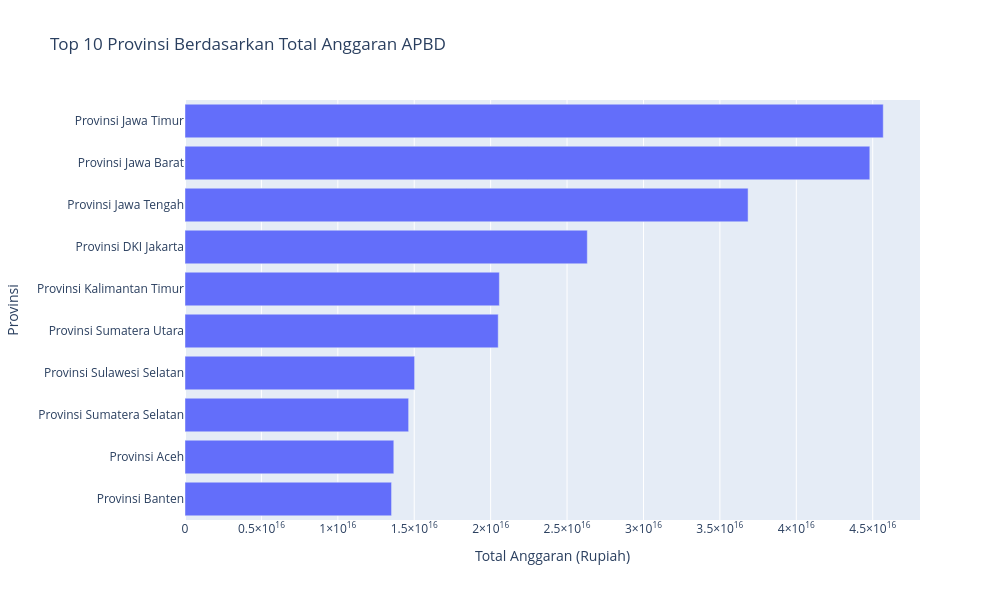

Here is the notebook cell this chart was saved with:
### Code cell
# Ambil 10 provinsi dengan total anggaran terbesar
df_top10 = df_provinsi.head(10)

# Visualisasi perbandingan anggaran dan realisasi
fig = px.bar(
    df_top10,
    x="total_anggaran",
    y="provinsi",
    orientation="h",
    barmode="group",
    title="Top 10 Provinsi Berdasarkan Total Anggaran APBD",
    labels={
        "total_anggaran": "Total Anggaran (Rupiah)",
        "provinsi": "Provinsi"
    }
)

fig.update_layout(
    width=1000,
    height=600,
    yaxis={"categoryorder": "total ascending"},
    hovermode="y unified"
)

fig.show()

### Figure 1 — Plotly figure (JSON) as saved in the notebook; plotly's stock layout.template omitted (floating-point values rounded to 4 significant figures)
{"data": [{"alignmentgroup": "True", "hovertemplate": "Total Anggaran (Rupiah)=%{x}<br>Provinsi=%{y}<extra></extra>", "legendgroup": "", "marker": {"color": "#636efa", "pattern": {"shape": ""}}, "name": "", "offsetgroup": "", "orientation": "h", "showlegend": false, "textposition": "auto", "type": "bar", "x": [4.569e+16, 4.481e+16, 3.685e+16, 2.632e+16, 2.057e+16, 2.05e+16, 1.503e+16, 1.463e+16, 1.366e+16, 1.352e+16], "xaxis": "x", "y": ["Provinsi Jawa Timur", "Provinsi Jawa Barat", "Provinsi Jawa Tengah", "Provinsi DKI Jakarta", "Provinsi Kalimantan Timur", "Provinsi Sumatera Utara", "Provinsi Sulawesi Selatan", "Provinsi Sumatera Selatan", "Provinsi Aceh", "Provinsi Banten"], "yaxis": "y"}], "layout": {"barmode": "group", "height": 600, "hovermode": "y unified", "legend": {"tracegroupgap": 0}, "title": {"text": "Top 10 Provinsi Berdasarkan Total Anggaran APBD"}, "width": 1000, "xaxis": {"anchor": "y", "domain": [0, 1], "title": {"text": "Total Anggaran (Rupiah)"}}, "yaxis": {"anchor": "x", "categoryorder": "total ascending", "domain": [0, 1], "title": {"text": "Provinsi"}}}}
